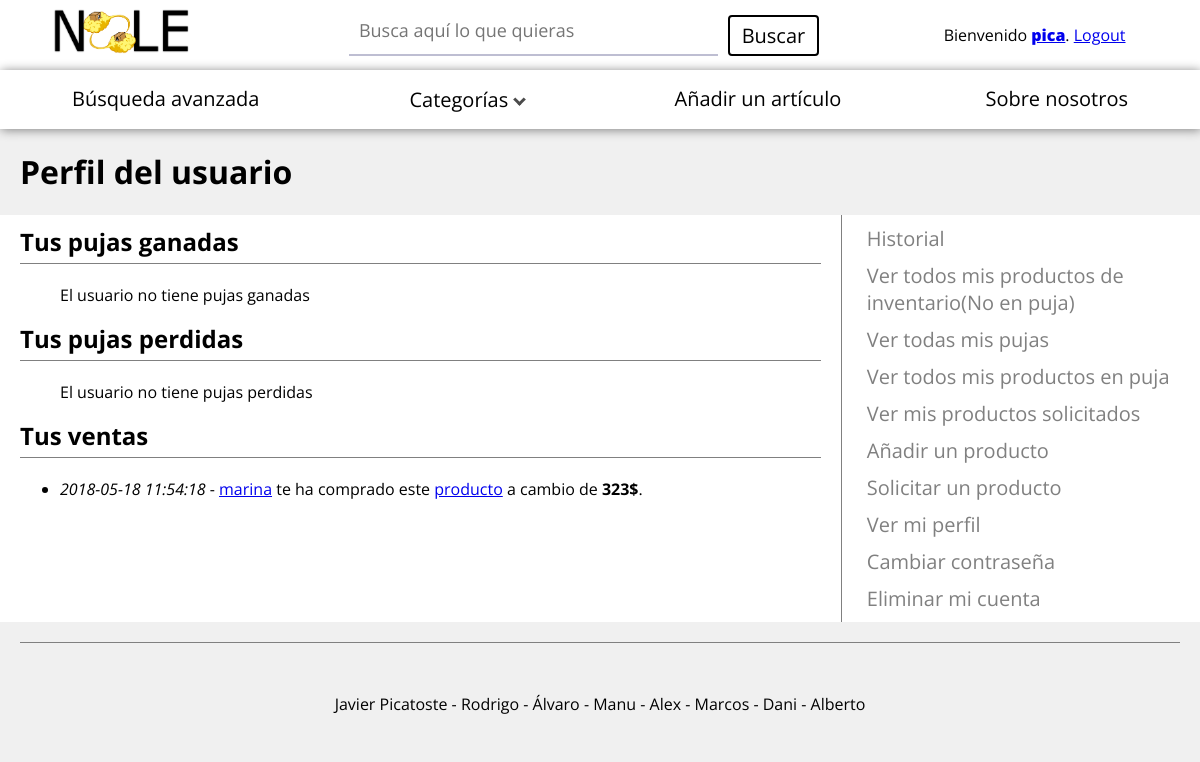
/perfil.php (signed in), run on the app's committed database.
### tables this page shows
CREATE TABLE `puja` (
  `Id` int(11) NOT NULL,
  `IdProducto` int(11) NOT NULL,
  `IdVendedor` varchar(50) NOT NULL,
  `IdPostor` varchar(20) NOT NULL,
  `Precio` float NOT NULL,
  `IdTrueque` int(11) DEFAULT NULL,
  `Fecha` datetime NOT NULL,
  `Estado` varchar(20) NOT NULL,
  `Valorada` tinyint(1) NOT NULL
);

### include/pujaSA.php (called while the page is built, shortened)
<?php
require_once('pujaTransfer.php');
require_once('pujaDAO.php');
class pujaSA {
    protected $dao;
    public function getPujasPostor($idPostor, $estado) {
      if(!$this->dao){
          $this->dao= new pujaDAO();
        }
      $aux= $this->dao;
      return $aux->getPujasPostor($idPostor, $estado);
    }
    public function getPujasVendedorCerradas($idVendedor) {
      $aux= $this->dao;
      return $aux->getPujasVendedorCerradas($idVendedor);
    }
}
?>

### include/DAO.php (called while the page is built)
<?php
class DAO {
   protected $db;
    protected function conectar() {
       if ($this->db = new mysqli("localhost", "noleUser", "MAbqq3DquJh3bQvY", "nole")) {
        	return $this->db;
      }
        else
          return false;
    }
    protected function desconectar() {
       if($this->db) {
       	$ok = mysqli_close($this->db);
       	if($ok)
          return true;
       	else
          return false;
       }
       else
        return false;
    }
}
?>

### include/pujaDAO.php (called while the page is built, shortened)
<?php
require_once('pujaTransfer.php');
require_once('DAO.php');
class pujaDAO extends DAO{
    public function getPujasPostor($idPostor, $estado){
      if($ok = parent::conectar()){
        if($estado != "PENDIENTE" && $estado != "GANADA" && $estado != "PERDIDA") $sql = "SELECT * from puja where IdPostor = '$idPostor' ORDER BY Fecha";
        else $sql = "SELECT * from puja where IdPostor = '$idPostor' AND Estado = '$estado' ORDER BY Fecha";
        $consulta = mysqli_query($this->db, $sql);
        if(mysqli_num_rows($consulta) > 0){
          $pujas = array();
          while( $fila = mysqli_fetch_assoc($consulta)){
            $puja = new pujaTransfer($fila["Id"], $fila["IdProducto"], $fila["IdVendedor"], $fila["IdPostor"], $fila["Precio"], $fila["IdTrueque"], $fila["Fecha"], $fila["Estado"], $fila["Valorada"]);
            $pujas[] = $puja;
          }
            parent::desconectar();
            return $pujas;
        }
        else {
          return NULL;
        }
      }
      else {
        return NULL;
      }
    }
  public function getPujasVendedorCerradas($idVendedor) {
    if($ok = parent::conectar()){
      $sql = "SELECT * from puja where IdVendedor = '$idVendedor' AND Estado = 'GANADA' ORDER BY Fecha";
      $consulta = mysqli_query($this->db, $sql);
      if(mysqli_num_rows($consulta) > 0){
        $pujas = array();
        while( $fila = mysqli_fetch_assoc($consulta)){
          $puja = new pujaTransfer($fila["Id"], $fila["IdProducto"], $fila["IdVendedor"], $fila["IdPostor"], $fila["Precio"], $fila["IdTrueque"], $fila["Fecha"], $fila["Estado"], $fila["Valorada"]);
          $pujas[] = $puja;
        }
          return $pujas;
      }
      else{
        parent::desconectar();
        return NULL;
      }
  }
    else {
      return NULL;
    }
  }
}
?>

### include/pujaTransfer.php (called while the page is built, shortened)
<?php
class pujaTransfer{
	private $idProducto;
	private $idPostor;
	private $precio;
	private $idTrueque;
	private $fecha;
	public function __construct($id, $idProducto, $idVendedor, $idPostor, $precio, $idTrueque, $fecha, $estado, $valorada){
		$this->idProducto = $idProducto;
		$this->idPostor = $idPostor;
		$this->precio = $precio;
		$this->idTrueque = $idTrueque;
		$this->fecha = $fecha;
	}
	public function getIdProducto(){
		return $this->idProducto;
	}
	public function getIdPostor(){
		return $this->idPostor;
	}
	public function getPrecio(){
		return $this->precio;
	}
	public function getIdTrueque(){
		return $this->idTrueque;
	}
	public function getFecha(){
		return $this->fecha;
	}
}
?>

### actividadReciente.php (the view, shortened to what this page needs)
<?php
require_once("include/pujaSA.php");
$sa = new pujaSA();
$saProd = new productoOfreSA();
$pujasGanadas = $sa->getPujasPostor($_SESSION["nombre"], "GANADA");
$pujasPerdidas = $sa->getPujasPostor($_SESSION["nombre"], "PERDIDA");
$pujasVendidas = $sa->getPujasVendedorCerradas($_SESSION["nombre"]);
?>
<h2>Tus pujas ganadas</h2>
<ul>
<?php
  if($pujasGanadas != NULL){
	for ($i=0; $i < sizeof($pujasGanadas); $i++) {
		$path = '"product.php?id='.$pujasGanadas[$i]->getIdProducto().'"';
		$pathOfer = '"product.php?id='.$pujasGanadas[$i]->getIdTrueque().'"';
		$p = $saProd->getProducto($pujasGanadas[$i]->getIdProducto());
	?>
		<li><em><?php echo $pujasGanadas[$i]->getFecha()?></em> - Ha ganado la puja por este <a href=<?php echo $path; ?>>producto</a> a cambio de
			<?php
				if($pujasGanadas[$i]->getIdTrueque()!=NULL){
					echo "<a href=".$pathOfer.">producto ofertado</a>.";
				}
				else{
					echo "<b>".$pujasGanadas[$i]->getPrecio()."$</b>.";
				}
			?>
			Vendedor: <a href=<?php echo "perfilVisitante.php?nickname=".$pujasGanadas[$i]->getIdVendedor();?>><?php echo $pujasGanadas[$i]->getIdVendedor();?></a>
			<?php if(!$pujasGanadas[$i]->getValorada()){ ?>
			<a class='valorar' onclick= <?php echo "valorarPuja(".$pujasGanadas[$i]->getId().")"; ?>>Valorar vendedor</a>
			<?php } ?>
		</li>
	<?php
		}
  } else echo "El usuario no tiene pujas ganadas";
	    ?>
</ul>
<h2>Tus pujas perdidas</h2>
<ul>
<?php
  if($pujasPerdidas != NULL){
	for ($i=0; $i < sizeof($pujasPerdidas); $i++) {
		$path = '"product.php?id='.$pujasPerdidas[$i]->getIdProducto().'"';
		$pathOfer = '"product.php?id='.$pujasPerdidas[$i]->getIdTrueque().'"';
		$p = $saProd->getProducto($pujasPerdidas[$i]->getIdProducto());
	?>
		<li><em><?php echo $pujasPerdidas[$i]->getFecha()?></em> - Ha ganado la puja por este <a href=<?php echo $path; ?>>producto</a> a cambio de
			<?php
				if($pujasPerdidas[$i]->getIdTrueque()!=NULL){
					echo "<a href=".$pathOfer.">producto ofertado</a>.";
				}
				else{
					echo "<b>".$pujasPerdidas[$i]->getPrecio()."$</b>.";
				}
			?>
			Vendedor: <a href=<?php echo "perfilVisitante.php?nickname=".$pujasPerdidas[$i]->getIdVendedor();?>><?php echo $pujasPerdidas[$i]->getIdVendedor();?></a>
		</li>
	<?php
		}
  } else echo "El usuario no tiene pujas perdidas";
	    ?>
</ul>
<h2>Tus ventas</h2>
<ul>
<?php
  if($pujasVendidas != NULL){
	for ($i=0; $i < sizeof($pujasVendidas); $i++) {
		$path = '"product.php?id='.$pujasVendidas[$i]->getIdProducto().'"';
		$pathOfer = '"product.php?id='.$pujasVendidas[$i]->getIdTrueque().'"';
	?>
		<li><em><?php echo $pujasVendidas[$i]->getFecha()?></em> - <a href=<?php echo "perfilVisitante.php?nickname=".$pujasVendidas[$i]->getIdPostor();?>><?php echo $pujasVendidas[$i]->getIdPostor();?></a> te ha comprado este <a href=<?php echo $path; ?>>producto</a> a cambio de
			<?php
				if($pujasVendidas[$i]->getIdTrueque()!=NULL){
					echo "<a href=".$pathOfer.">producto ofertado</a>.";
				}
				else{
					echo "<b>".$pujasVendidas[$i]->getPrecio()."$</b>.";
				}
			?>
		</li>
	<?php
		}
  } else echo "El usuario no ha vendido ningún producto";
	    ?>
</ul>

### estilo.css (style rules this page uses)
body { font-family: 'Open Sans', sans-serif; margin: 0; background-color: #F0F0F0; transition: all .3s; }

### perfil-style.css (style rules this page uses)
.izquierda h2 { margin-top: 0; padding-bottom: 5px; border-bottom: 1px solid gray; }

### actividadReciente-style.css (style rules this page uses)
li { margin-bottom: 10px; }

### data on the page
puja: Fecha "2018-05-18 11:54:18", IdPostor "marina", Precio "323"

### other printed values
$_SESSION["nombre"] "pica"
